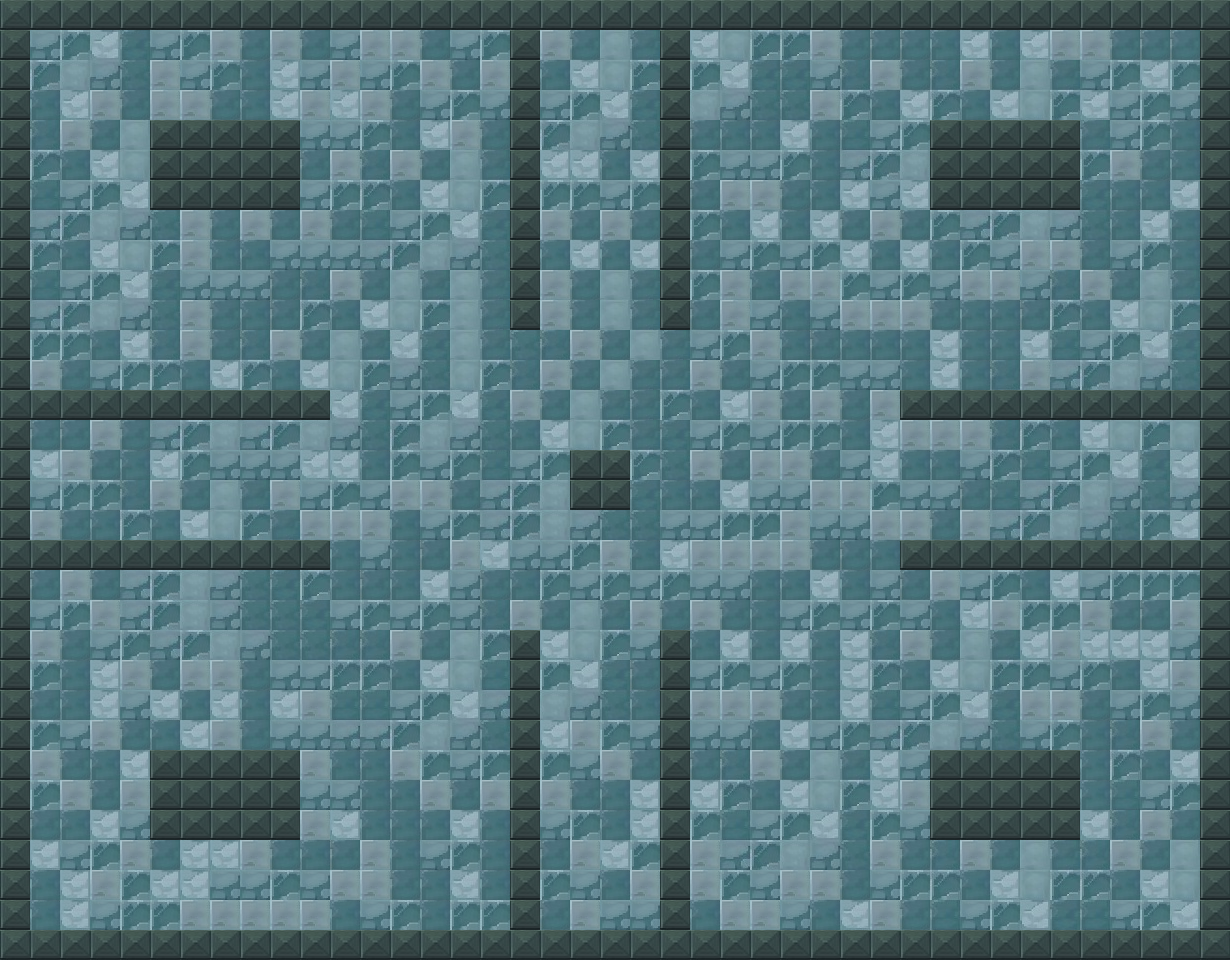

The image is a tile-based game level rendered from a .tmx file. Its description and source (layers, tilesets, objects; grid data summarised) follow:
An orthogonal 41x32 tile map with 30x30 px tiles, 1 tile layer (Слой тайлов 1), 2 tilesets.

<map version="1.5" tiledversion="1.7.2" orientation="orthogonal" renderorder="right-down" width="41" height="32" tilewidth="30" tileheight="30" infinite="0" nextlayerid="2" nextobjectid="1">
 <tileset firstgid="1" source="Наборы тайлов/Ледяной уровень пол.tsx" />
 <tileset firstgid="21" source="Наборы тайлов/Стены для ледяного уровня.tsx" />
 <layer id="1" name="Слой тайлов 1" width="41" height="32">
  <data>[1312 cells, 1312 non-empty, 21 distinct tile ids]</data>
 </layer>
</map>
